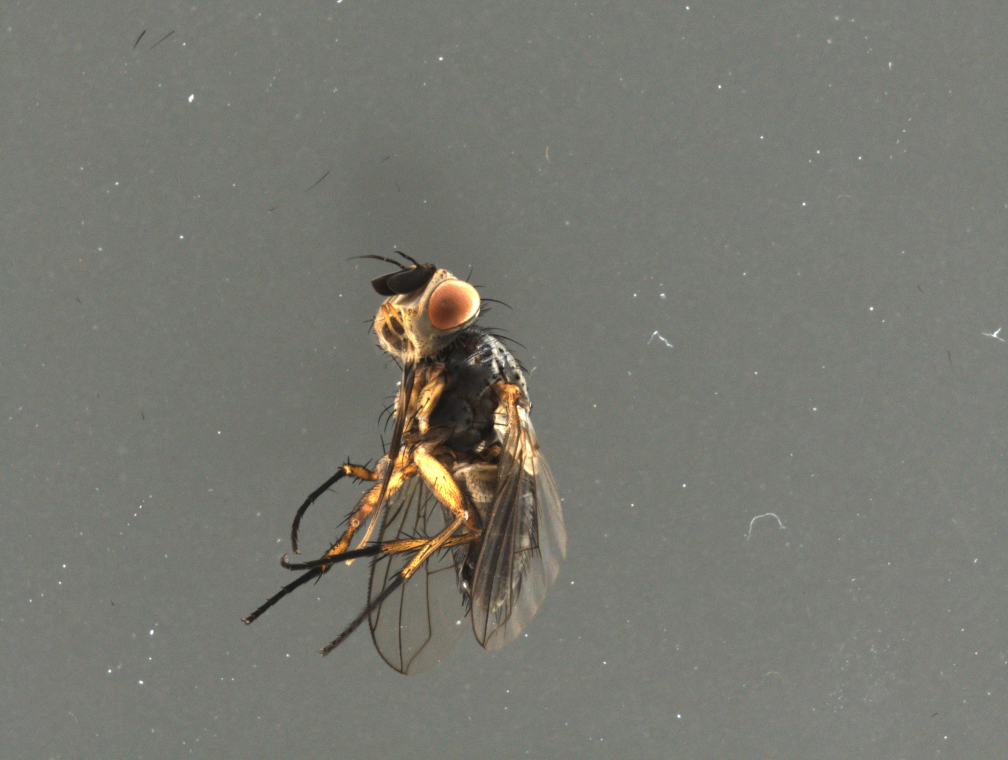
#> input picture data/img/ver1/CAS001_CAS0000004_stacked_03_H.jpg, 4032 x 3040 px, given as the content of the folder thon/computer_vision_streamlit_app/data/focus_stacking/align, which was not available (shown at 1/4 size)
$ python depth_from_focus.py   (older library calls are emulated)
#> lines starting #> are read from the running program, lines starting #| are printed output that depends on the picture; pictures that were not available may be replaced by others from this repository, and a replacement may not be noted
### computer_vision_streamlit_app/focus_stacking/utils.py
import os
import cv2
import numpy as np

# General
WEIGHTS = np.array(
        [[0, 0, 1, 2, 1, 0, 0],
        [0, 1, 2, 3, 2, 1, 0],
        [1, 2, 3, 4, 3, 2, 1],
        [2, 3, 4, 5, 4, 3, 2],
        [1, 2, 3, 4, 3, 2, 1],
        [0, 1, 2, 3, 2, 1, 0],
        [0, 0, 1, 2, 1, 0, 0]])

def convert_to_grayscale(img):
    imGray = cv2.cvtColor(img, cv2.COLOR_BGR2GRAY)
    return imGray

def read_image(image_path):
#> called with image_path = '_only/CAS001_CAS0000004_stacked_03_H.jpg'
    img = cv2.imread(image_path, cv2.IMREAD_COLOR)
#> img is the input picture: shape (3040, 4032, 3); mean B, G, R 112.6, 120.4, 120.1
    if img is None or img.size == 0:
        raise ValueError(f"Failed to load the image at {image_path}")
    return img

def save_image(save_path, save_as, img):
    if not os.path.exists(save_path):
        os.makedirs(save_path)

    save_path = os.path.join(save_path, save_as)
    cv2.imwrite(save_path, img)

# [8 lines left out: function find_all_files, not called in this run]

def read_images_from_path(img_path):
    img_list = []

    for root, dirs, files in os.walk(img_path):
        for file in files:
            image_path = os.path.join(root, file)
            img_list.append(read_image(image_path))

    return img_list

def normalize(x):
    max_, min_ = np.max(x), np.min(x)
    normalized = (x - min_) /(max_ - min_)
    return normalized

### computer_vision_streamlit_app/focus_stacking/depth_from_focus.py
from pygco import cut_simple
from utils import *

import argparse
import cv2
import numpy as np
import os

def focus_stack(aligned_img, gaussian_size, laplacian_size):
    imGray = convert_to_grayscale(aligned_img)
    gaussian_img = cv2.GaussianBlur(imGray, (gaussian_size, gaussian_size), 0)
    laplacian_img = cv2.Laplacian(gaussian_img, cv2.CV_64F, ksize=laplacian_size)

    return laplacian_img

def focus_measure_cal(cost_volume, kernel_size=9):
    focus_measure = np.zeros_like(cost_volume)
    kernel = np.ones((kernel_size, kernel_size))

    for i in range(len(cost_volume)):
        focus_img = cost_volume[i]
        focus_measure[i] = focus_img*focus_img
        focus_measure[i] = cv2.filter2D(focus_measure[i], -1, kernel)

    return focus_measure

def all_in_focus(img_list, cost_volume, kernel_size, gaussian_size):
    bgr_imgs = np.asarray(img_list)

    all_in_focus_img = np.zeros_like(bgr_imgs[0])
    height, width, channels = all_in_focus_img.shape

    focus_measure = focus_measure_cal(cost_volume, kernel_size)
    argmax = np.argmax(focus_measure, axis=0)

    normalized = 255 - (normalize(argmax) * 255)
    depth_map = cv2.GaussianBlur(normalized, (gaussian_size, gaussian_size), 0)

    for i in range(height):
        for j in range(width):
            idx = argmax[i, j]
            all_in_focus_img[i, j, :] = bgr_imgs[idx, i, j, :]

    return depth_map, all_in_focus_img

"""
def graph_cut(cost_volume, unary_scale, pair_scale, n_iter):
    n = len(cost_volume)
    ii, jj = np.meshgrid(range(n), range(n))

    unary_cost = normalize(np.stack(cost_volume, axis=-1)) * unary_scale
    pairwise_cost = np.abs(ii - jj) * pair_scale

    graph_img = cut_simple(unary_cost.astype(np.int32), pairwise_cost.astype(np.int32), n_iter)

    return graph_img
"""

def main(base_path):

    gaussian_size = 5
    laplacian_size = 5
    kernel_size = 15

    # Set paths
    img_path = os.path.join(base_path, 'align')
    focus_save_path = os.path.join(base_path, 'focus_stack')
    depth_save_path = os.path.join(base_path, 'depth_map')
    all_focus_save_path = os.path.join(base_path, 'all_in_focus')
    graph_save_path = os.path.join(base_path, 'graph_cut')
    wmf_save_path = os.path.join(base_path, 'wmf')
    save_as = 'output.jpg'

    img_list = read_images_from_path(img_path)
#> img_list = 1 item
    if not img_list:
        raise ValueError("The list of images is empty. Please check the path.")

    stacked_focus_imgs = []

    print("Stacking focus using LoG ... ")
    for i, aligned_img in enumerate(img_list):
        focus_save_as = "focus_" + str(i) + ".jpg"

        laplacian_img = focus_stack(aligned_img, gaussian_size=gaussian_size, laplacian_size=laplacian_size)
        stacked_focus_imgs.append(laplacian_img)

        print("... Saving images ...")
        save_image(focus_save_path, focus_save_as, laplacian_img)
#> this loop made 1 pass
#> focus_save_as on pass 1: 'focus_0.jpg'
#> (printed output is left out)
#> pass 1, in convert_to_grayscale, `imGray = cv2.cvtColor(img, cv2.COLOR_BGR2GRAY)`:
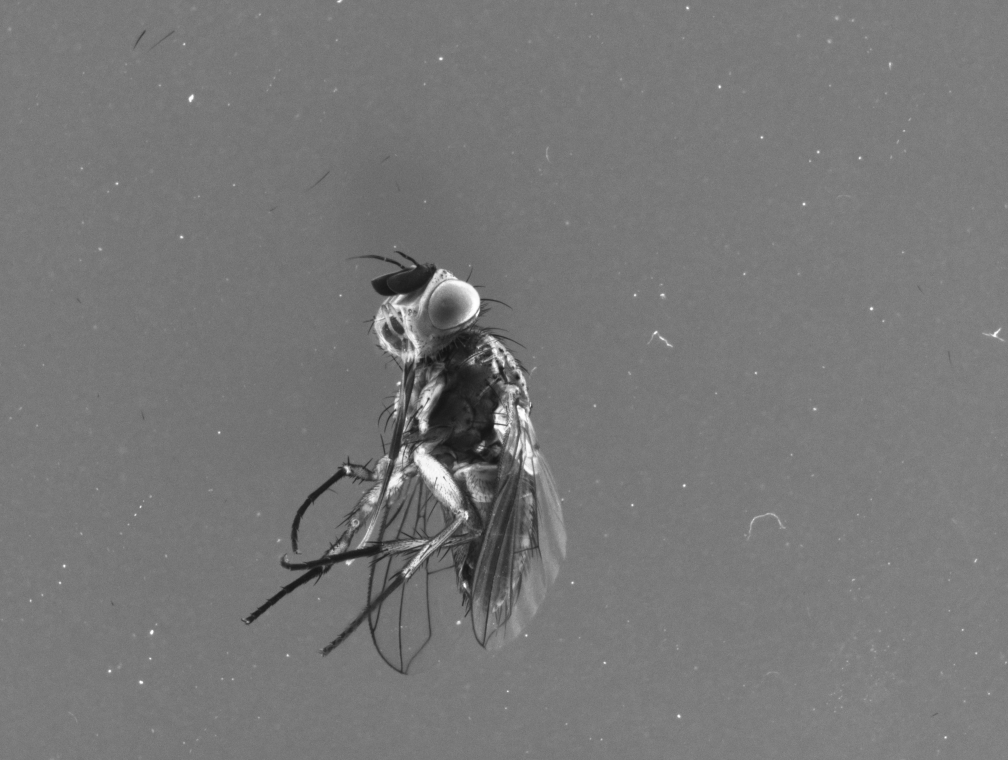
#> imGray: shape (3040, 4032) (shown at 1/4 size); min 16, max 255, mean 119.4
#> pass 1, in focus_stack, `laplacian_img = cv2.Laplacian(gaussian_img, cv2.CV_64F, ksize=laplacia..`:
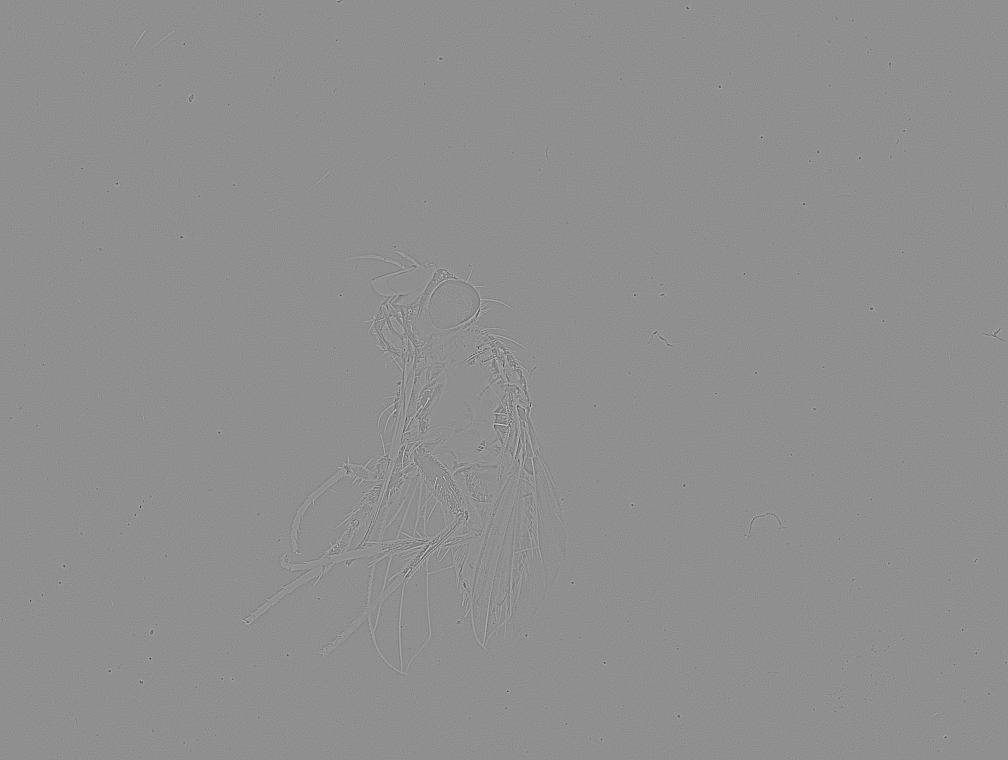
#> laplacian_img: shape (3040, 4032) float64 (shown at 1/4 size); min -1792, max 1396, mean 0; drawn with min black and max white
#> pass 1, in save_image, `cv2.imwrite(save_path, img)`:
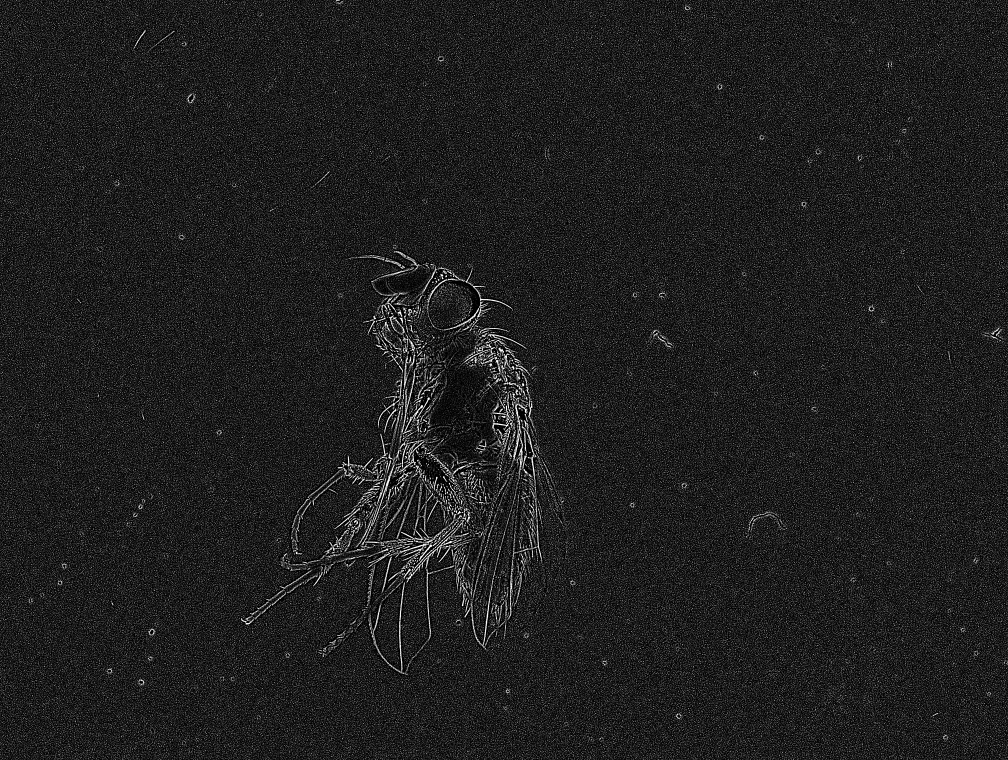
#> saved as focus_0.jpg: shape (3040, 4032) (shown at 1/4 size); min 0, max 255, mean 30.9
#> after the loop, stacked_focus_imgs = 1 item

    cost_volume = np.asarray(stacked_focus_imgs)

    print("Extracting focus from each images ...")
    depth_map, all_in_focus_img = all_in_focus(img_list, cost_volume, kernel_size=kernel_size, gaussian_size=gaussian_size)
#> the loop in focus_measure_cal, `for i in range(len(cost_volume)):` made 1 pass
#> in all_in_focus, `argmax = np.argmax(focus_measure, axis=0)`: argmax: shape (3040, 4032) int64; every value is 0
#> in normalize, `max_, min_ = np.max(x), np.min(x)`: max_ = 0
#> in normalize, `normalized = (x - min_) /(max_ - min_)`: normalized: shape (3040, 4032) float64; every value is NaN or infinite
    print("Saving depth-from-focus image : ", depth_save_path)
    save_image(depth_save_path, save_as, depth_map)
    print("Saving all-in-focus image : ", all_focus_save_path)
    save_image(all_focus_save_path, save_as, all_in_focus_img)

if __name__ == '__main__':
    '''
    parser = argparse.ArgumentParser(description="Depth from Focus")
    parser.add_argument('base_path',
                        default="../dataset/save/07/",
                        help="Base directory")
    args = parser.parse_args()

    base_path = args.base_path

    main(base_path)
    '''

    base_path = '/Users/joshuaalbiez/Documents/python/computer_vision_streamlit_app/data/focus_stacking'
    main(base_path)
